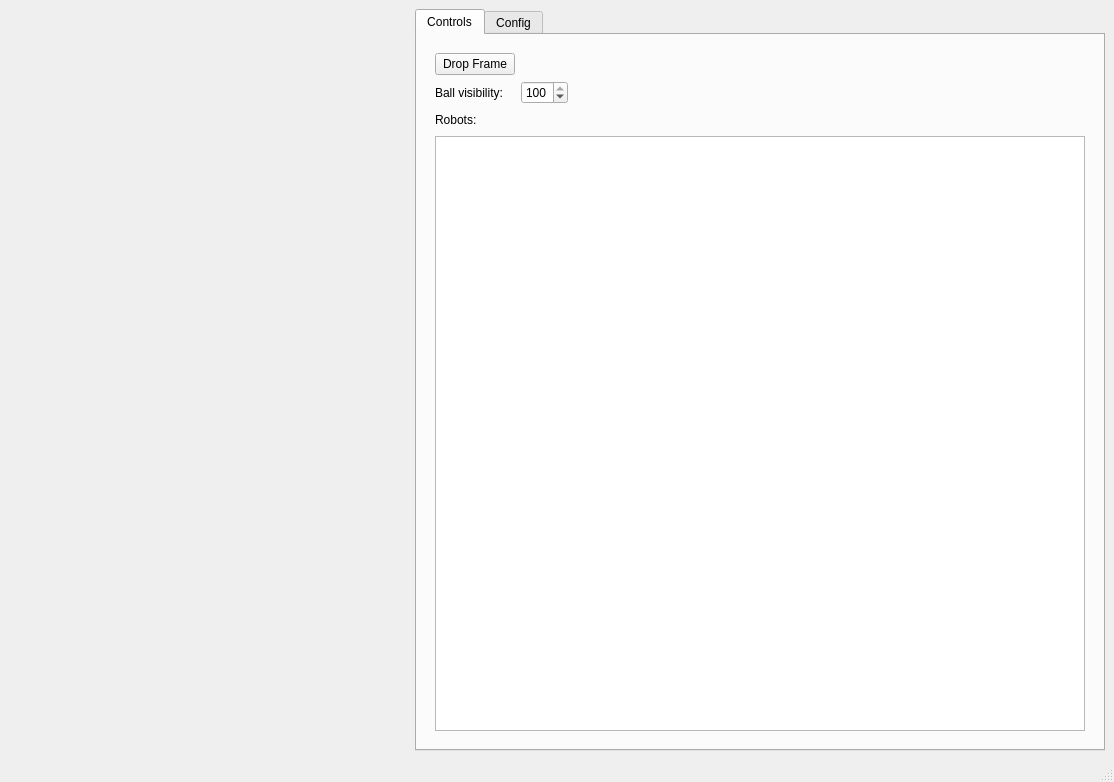
<?xml version="1.0" encoding="UTF-8"?>
<ui version="4.0">
 <class>SimulatorWindow</class>
 <widget class="QMainWindow" name="SimulatorWindow">
  <property name="geometry">
   <rect>
    <x>0</x>
    <y>0</y>
    <width>1114</width>
    <height>782</height>
   </rect>
  </property>
  <property name="minimumSize">
   <size>
    <width>500</width>
    <height>350</height>
   </size>
  </property>
  <property name="windowTitle">
   <string>MainWindow</string>
  </property>
  <widget class="QWidget" name="centralwidget">
   <layout class="QHBoxLayout" name="horizontalLayout_3">
    <item>
     <widget class="SimRenderView" name="renderViewWidget" native="true">
      <property name="minimumSize">
       <size>
        <width>400</width>
        <height>300</height>
       </size>
      </property>
     </widget>
    </item>
    <item>
     <widget class="QSplitter" name="splitter">
      <property name="orientation">
       <enum>Qt::Horizontal</enum>
      </property>
      <widget class="QTabWidget" name="tabWidget">
       <property name="currentIndex">
        <number>0</number>
       </property>
       <widget class="QWidget" name="controlTab">
        <attribute name="title">
         <string>Controls</string>
        </attribute>
        <layout class="QVBoxLayout" name="verticalLayout_2">
         <item>
          <widget class="QWidget" name="widget_2" native="true">
           <layout class="QVBoxLayout" name="verticalLayout_3">
            <item>
             <layout class="QHBoxLayout" name="horizontalLayout_2">
              <item>
               <layout class="QGridLayout" name="gridLayout">
                <item row="0" column="0">
                 <widget class="QPushButton" name="dropFrame">
                  <property name="text">
                   <string>Drop Frame</string>
                  </property>
                 </widget>
                </item>
                <item row="1" column="0">
                 <widget class="QLabel" name="label">
                  <property name="text">
                   <string>Ball visibility:</string>
                  </property>
                 </widget>
                </item>
                <item row="1" column="1">
                 <widget class="QSpinBox" name="ballVisibility">
                  <property name="maximum">
                   <number>100</number>
                  </property>
                  <property name="value">
                   <number>100</number>
                  </property>
                 </widget>
                </item>
               </layout>
              </item>
              <item>
               <spacer name="horizontalSpacer_2">
                <property name="orientation">
                 <enum>Qt::Horizontal</enum>
                </property>
                <property name="sizeHint" stdset="0">
                 <size>
                  <width>40</width>
                  <height>20</height>
                 </size>
                </property>
               </spacer>
              </item>
             </layout>
            </item>
            <item>
             <layout class="QHBoxLayout" name="horizontalLayout">
              <item>
               <widget class="QLabel" name="label_2">
                <property name="text">
                 <string>Robots:</string>
                </property>
               </widget>
              </item>
              <item>
               <spacer name="horizontalSpacer">
                <property name="orientation">
                 <enum>Qt::Horizontal</enum>
                </property>
                <property name="sizeHint" stdset="0">
                 <size>
                  <width>40</width>
                  <height>20</height>
                 </size>
                </property>
               </spacer>
              </item>
             </layout>
            </item>
            <item>
             <widget class="QTableView" name="robotTable">
              <property name="selectionMode">
               <enum>QAbstractItemView::SingleSelection</enum>
              </property>
             </widget>
            </item>
           </layout>
          </widget>
         </item>
        </layout>
       </widget>
       <widget class="QWidget" name="configTab">
        <attribute name="title">
         <string>Config</string>
        </attribute>
        <layout class="QVBoxLayout" name="verticalLayout_4">
         <item>
          <widget class="QWidget" name="config_widget" native="true"/>
         </item>
        </layout>
       </widget>
      </widget>
     </widget>
    </item>
   </layout>
  </widget>
  <widget class="QMenuBar" name="menubar">
   <property name="geometry">
    <rect>
     <x>0</x>
     <y>0</y>
     <width>1114</width>
     <height>25</height>
    </rect>
   </property>
  </widget>
  <widget class="QStatusBar" name="statusbar"/>
 </widget>
 <customwidgets>
  <customwidget>
   <class>SimRenderView</class>
   <extends>QWidget</extends>
   <header>rendering/SimRenderView.hpp</header>
   <container>1</container>
  </customwidget>
 </customwidgets>
 <resources/>
 <connections/>
</ui>
